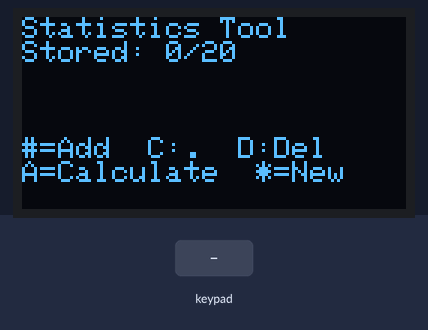
Bench run of a sketch on a simulated ESP32. Shown: 128×64 one-colour display. Inputs (shaded band) come from the test bench.

Above: at 1.2 s.
1.3 s: keypad keys 1 3 1 2 1 4 2 7 pressed 0.4 s apart
At 4.3 s:
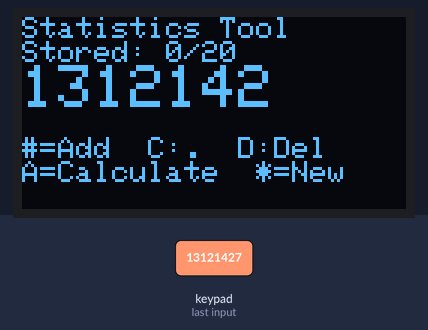
6.0 s: key 'C' pressed
At 7.1 s:
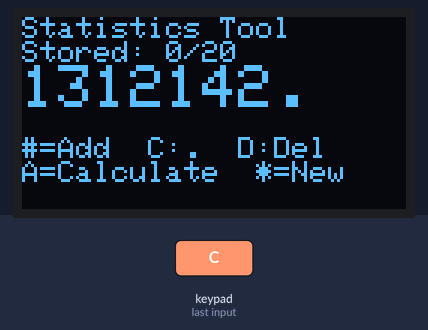
7.5 s: key '#' pressed
At 8.2 s:
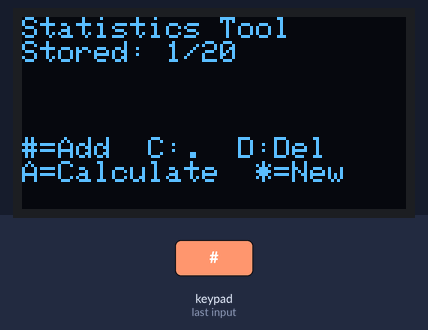
9.0 s: keypad keys 1 3 1 2 1 4 2 7 A pressed 0.4 s apart
At 13.0 s:
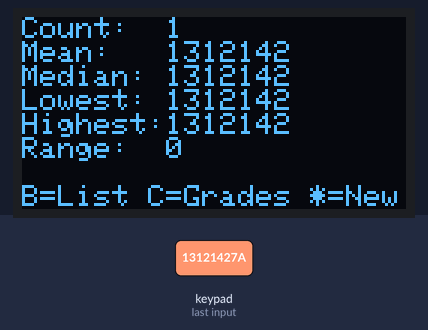
14.1 s: key 'B' pressed
At 15.3 s:
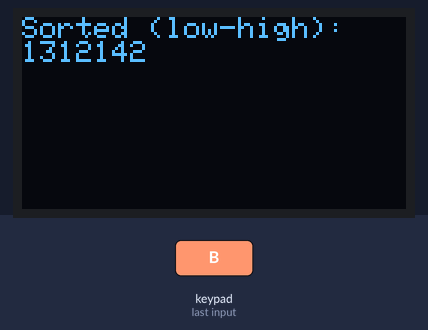
15.6 s: keypad keys 1 3 1 2 1 4 2 7 * pressed 0.4 s apart
At 19.1 s:
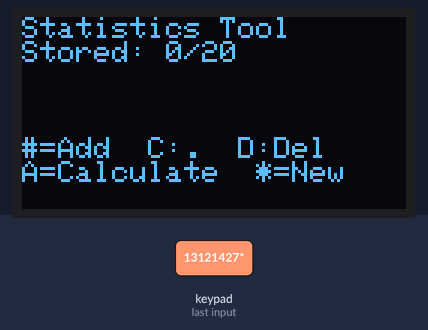
Timing chart, 0 to 20.6 s (numbered marks = the images above; inputs shaded):
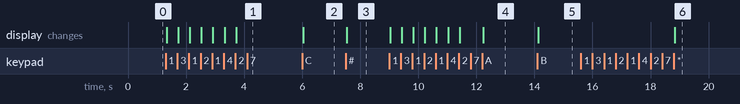

Measured:
- after the input at 1.3 s, the display: first changes at once (image 1 shows a later state)
- after the input at 6.0 s, the display: changes at once (image 2)
- after the input at 7.5 s, the display: changes at once (image 3)
- after the input at 9.0 s, the display: first changes at once (image 4 shows a later state)
- after the input at 14.1 s, the display: changes at once (image 5)
- after the input at 15.6 s, the display: changes after 3.2 s (image 6)

The sketch:

C2_Grade_Counter.ino
```cpp
#include <Wire.h>
#include <Adafruit_GFX.h>
#include <Adafruit_SSD1306.h>
#include <Keypad.h>

#define SCREEN_WIDTH 128
#define SCREEN_HEIGHT 64
Adafruit_SSD1306 display(SCREEN_WIDTH, SCREEN_HEIGHT, &Wire, -1);

const byte ROWS = 4;
const byte COLS = 4;
char keys[ROWS][COLS] = {
  {'1','2','3','A'},
  {'4','5','6','B'},
  {'7','8','9','C'},
  {'*','0','#','D'}
};
byte rowPins[ROWS] = {13, 12, 14, 27};
byte colPins[COLS] = {26, 25, 33, 32};
Keypad keypad = Keypad(makeKeymap(keys), rowPins, colPins, ROWS, COLS);

// ---------- NEW: STATISTICS STATE ----------
const int MAX_VALUES = 20;
double values[MAX_VALUES];    // the numbers you type are stored here
int count = 0;                // how many numbers are stored so far
String currentInput = "";
int stage = 1;                // 1 = typing numbers, 2 = results, 3 = sorted list

void setup() {
  Serial.begin(115200);
  if (!display.begin(SSD1306_SWITCHCAPVCC, 0x3C)) {
    Serial.println("OLED not found");
    while (true);
  }
  display.setTextColor(SSD1306_WHITE);
  showScreen();
}

void loop() {
  char key = keypad.getKey();
  if (!key) return;

  if (key == '*') {                     // * = start a new data set
    count = 0;
    currentInput = "";
    stage = 1;
  }
  else if (stage == 1) {
    if (key >= '0' && key <= '9') {
      if (currentInput.length() < 7) currentInput += key;
    }
    else if (key == 'C') {              // C = decimal point (only once)
      if (currentInput.indexOf('.') == -1) currentInput += '.';
    }
    else if (key == 'D') {              // D = delete last character
      if (currentInput.length() > 0) {
        currentInput.remove(currentInput.length() - 1);
      }
    }
    else if (key == '#') {              // # = store this number
      if (currentInput.length() > 0 && currentInput != "." && count < MAX_VALUES) {
        values[count] = currentInput.toDouble();
        count++;
        currentInput = "";
      }
    }
    else if (key == 'A') {              // A = finished: calculate
      if (count > 0) {
        sortValues();
        stage = 2;
      }
    }
  }
  else if (key == 'B') {                // B = switch results / sorted list
    if (stage == 2) stage = 3;
    else stage = 2;
  }
  else if (key == 'C') {                // CHALLENGE 2: C = grade counter
    stage = 4;
  }
  showScreen();
}

// Bubble sort: compare neighbours, swap if they are in the wrong order
void sortValues() {
  for (int pass = 0; pass < count - 1; pass++) {
    for (int i = 0; i < count - 1 - pass; i++) {
      if (values[i] > values[i + 1]) {
        double temp = values[i];        // swap using a temporary box
        values[i] = values[i + 1];
        values[i + 1] = temp;
      }
    }
  }
}

double mean() {
  double sum = 0;
  for (int i = 0; i < count; i++) {
    sum += values[i];
  }
  return sum / count;
}

double median() {                       // the array must be sorted first!
  if (count % 2 == 1) {
    return values[count / 2];           // odd count: the middle value
  }
  // even count: the average of the two middle values
  return (values[count / 2 - 1] + values[count / 2]) / 2.0;
}

// Prints whole numbers without ".00", other numbers with 2 decimals
void printNumber(double v) {
  if (v == (long)v) display.print((long)v);
  else display.print(v, 2);
}

void showScreen() {
  display.clearDisplay();
  display.setTextSize(1);
  display.setCursor(0, 0);

  if (stage == 1) {
    display.println("Statistics Tool");
    display.print("Stored: ");
    display.print(count);
    display.print("/");
    display.println(MAX_VALUES);
    display.setTextSize(2);
    display.println(currentInput);
    display.setTextSize(1);
    display.println("");
    display.println("#=Add  C:.  D:Del");
    display.println("A=Calculate  *=New");
  }
  else if (stage == 2) {
    display.print("Count:  ");
    display.println(count);
    display.print("Mean:   ");
    printNumber(mean());
    display.println("");
    display.print("Median: ");
    printNumber(median());
    display.println("");
    display.print("Lowest: ");
    printNumber(values[0]);
    display.println("");
    display.print("Highest:");
    printNumber(values[count - 1]);
    display.println("");
    display.print("Range:  ");
    printNumber(values[count - 1] - values[0]);
    display.println("");
    display.println("");
    display.println("B=List C=Grades *=New");
  }
  else if (stage == 4) {                // CHALLENGE 2: count the grades
    int lower[] = {80, 70, 60, 50, 40, 33, 0};
    String grade[] = {"A+", "A ", "A-", "B ", "C ", "D ", "F "};
    int done[7] = {0, 0, 0, 0, 0, 0, 0};
    for (int i = 0; i < count; i++) {
      for (int g = 0; g < 7; g++) {     // the first grade whose lower mark fits
        if (values[i] >= lower[g]) { done[g]++; break; }
      }
    }
    for (int g = 0; g < 7; g++) {
      display.print(grade[g]);
      display.print(" (");
      display.print(lower[g]);
      display.print("+): ");
      display.println(done[g]);
    }
    display.print("B=Back");
  }
  else if (stage == 3) {
    display.println("Sorted (low-high):");
    for (int i = 0; i < count; i++) {
      printNumber(values[i]);
      display.print(" ");
    }
  }
  display.display();
}
```
